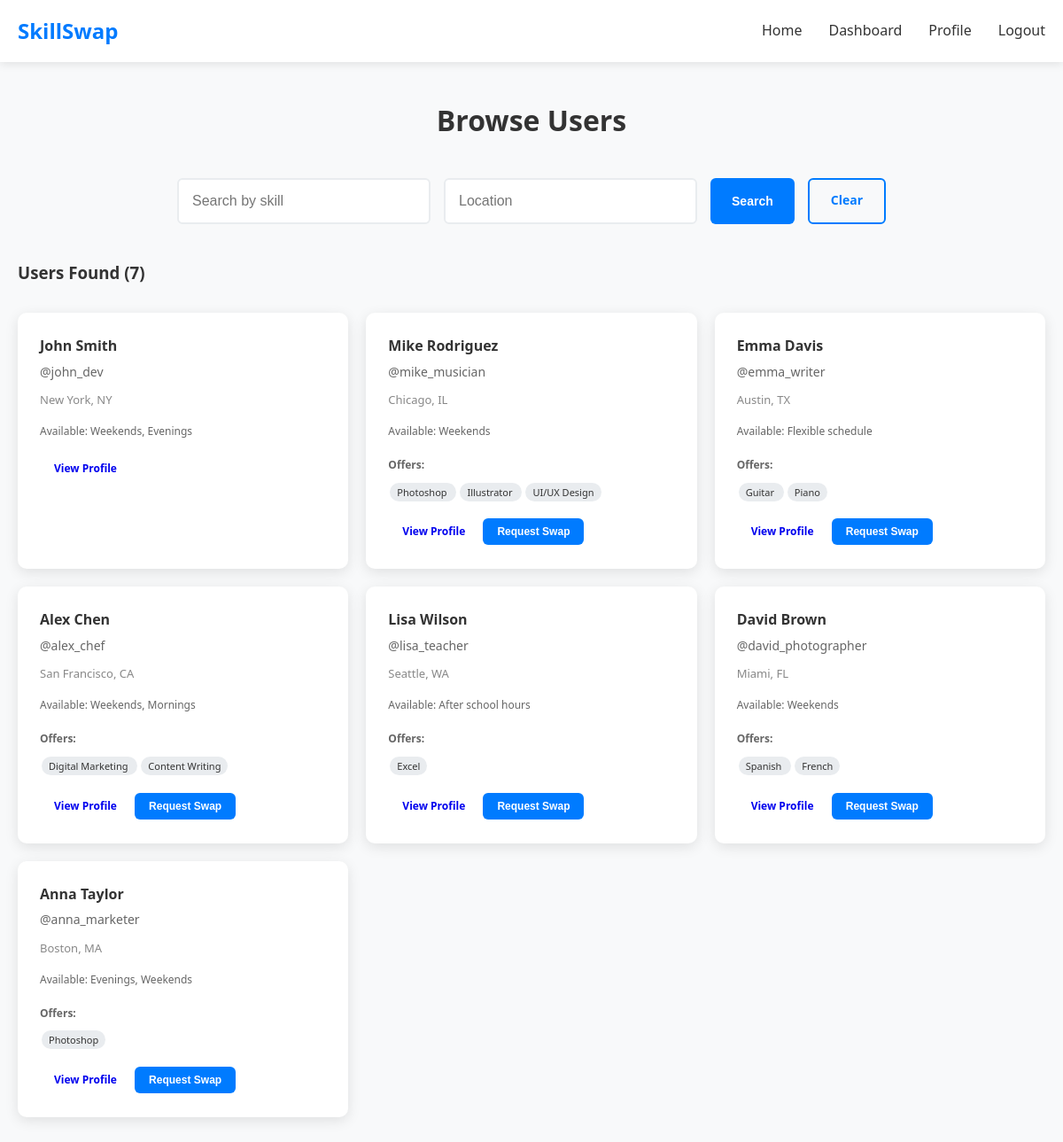
The app's page /browse.php (signed in) with its own data.
### tables this page shows
CREATE TABLE users (
    id INT AUTO_INCREMENT PRIMARY KEY,
    username VARCHAR(50) UNIQUE NOT NULL,
    email VARCHAR(100) UNIQUE NOT NULL,
    password_hash VARCHAR(255) NOT NULL,
    full_name VARCHAR(100) NOT NULL,
    location VARCHAR(100),
    profile_photo VARCHAR(255),
    availability VARCHAR(255),
    is_public BOOLEAN DEFAULT TRUE,
    is_admin BOOLEAN DEFAULT FALSE,
    created_at TIMESTAMP DEFAULT CURRENT_TIMESTAMP,
    updated_at TIMESTAMP DEFAULT CURRENT_TIMESTAMP ON UPDATE CURRENT_TIMESTAMP
);

CREATE TABLE user_skills_offered (
    id INT AUTO_INCREMENT PRIMARY KEY,
    user_id INT NOT NULL,
    skill_id INT NOT NULL,
    proficiency_level ENUM('Beginner', 'Intermediate', 'Advanced', 'Expert') DEFAULT 'Intermediate',
    description TEXT,
    FOREIGN KEY (user_id) REFERENCES users(id) ON DELETE CASCADE,
    FOREIGN KEY (skill_id) REFERENCES skills(id) ON DELETE CASCADE,
    UNIQUE KEY unique_user_skill_offered (user_id, skill_id)
);

CREATE TABLE skills (
    id INT AUTO_INCREMENT PRIMARY KEY,
    name VARCHAR(100) UNIQUE NOT NULL,
    category VARCHAR(50),
    created_at TIMESTAMP DEFAULT CURRENT_TIMESTAMP
);

### classes/User.php (called while the page is built, shortened)
<?php
class User {
    private $conn;
    public function __construct($db) {
        $this->conn = $db;
    }
    public function searchUsers($skill_name = null, $location = null) {
        $query = "SELECT DISTINCT u.* FROM users u
                  LEFT JOIN user_skills_offered uso ON u.id = uso.user_id
                  LEFT JOIN skills s ON uso.skill_id = s.id
                  WHERE u.is_public = 1";
        $params = [];
        $stmt = $this->conn->prepare($query);
        $stmt->execute();
        return $stmt->fetchAll(PDO::FETCH_ASSOC);
    }
}
?>

### config/session.php (called while the page is built, shortened)
<?php
function getCurrentUserId() {
    return $_SESSION['user_id'] ?? null;
}
?>

### classes/Skill.php (called while the page is built, shortened)
<?php
class Skill {
    private $conn;
    public function __construct($db) {
        $this->conn = $db;
    }
    public function getUserSkillsOffered($user_id) {
        $query = "SELECT s.*, uso.proficiency_level, uso.description
                  FROM skills s
                  JOIN user_skills_offered uso ON s.id = uso.skill_id
                  WHERE uso.user_id = :user_id";
        $stmt = $this->conn->prepare($query);
        $stmt->bindParam(':user_id', $user_id);
        $stmt->execute();
        return $stmt->fetchAll(PDO::FETCH_ASSOC);
    }
}
?>

### browse.php (the view, shortened to what this page needs)
<?php
require_once 'config/session.php';
require_once 'classes/User.php';
require_once 'classes/Skill.php';
$database = new Database();
$db = $database->getConnection();
$user = new User($db);
$skill = new Skill($db);
$search_results = [];
$search_skill = $_GET['skill'] ?? '';
$search_location = $_GET['location'] ?? '';
if ($search_skill || $search_location) {
    $search_results = $user->searchUsers($search_skill, $search_location);
    $search_results = array_filter($search_results, function($u) {
        return $u['id'] != getCurrentUserId();
    });
} else {
    $search_results = $user->searchUsers();
    $search_results = array_filter($search_results, function($u) {
        return $u['id'] != getCurrentUserId();
    });
}
$current_user_skills = $skill->getUserSkillsOffered(getCurrentUserId());
?>
<!DOCTYPE html>
<html lang="en">
<head>
    <link rel="stylesheet" href="assets/css/style.css">
</head>
<body>
    <nav class="navbar">
        <div class="nav-container">
            <div class="nav-logo">
                <h2><a href="index.php" style="text-decoration: none; color: inherit;">SkillSwap</a></h2>
            </div>
            <div class="nav-menu">
                <a href="index.php" class="nav-link">Home</a>
                <a href="dashboard.php" class="nav-link">Dashboard</a>
                <a href="profile.php" class="nav-link">Profile</a>
                <a href="logout.php" class="nav-link">Logout</a>
            </div>
        </div>
    </nav>
    <main class="main-content">
        <div class="container">
            <div style="padding: 40px 0;">
                <h1 style="text-align: center; margin-bottom: 40px;">Browse Users</h1>
                <form class="search-form" method="GET" style="margin-bottom: 40px;">
                    <div class="search-inputs">
                        <input type="text" name="skill" placeholder="Search by skill"
                               value="<?php echo htmlspecialchars($search_skill); ?>">
                        <input type="text" name="location" placeholder="Location"
                               value="<?php echo htmlspecialchars($search_location); ?>">
                        <button type="submit" class="btn btn-primary">Search</button>
                        <a href="browse.php" class="btn btn-secondary">Clear</a>
                    </div>
                </form>
                <?php if (!empty($search_results)): ?>
                    <div class="search-results">
                        <h3>Users Found (<?php echo count($search_results); ?>)</h3>
                        <div class="user-grid">
                            <?php foreach ($search_results as $result_user): ?>
                                <div class="user-card">
                                    <div class="user-info">
                                        <h4><?php echo htmlspecialchars($result_user['full_name']); ?></h4>
                                        <p class="username">@<?php echo htmlspecialchars($result_user['username']); ?></p>
                                        <?php if ($result_user['location']): ?>
                                            <p class="location"><?php echo htmlspecialchars($result_user['location']); ?></p>
                                        <?php endif; ?>
                                        <?php if ($result_user['availability']): ?>
                                            <p style="font-size: 12px; color: #666;">
                                                Available: <?php echo htmlspecialchars($result_user['availability']); ?>
                                            </p>
                                        <?php endif; ?>
                                    </div>
                                    <?php
                                    $user_skills_offered = $skill->getUserSkillsOffered($result_user['id']);
                                    ?>
                                    <?php if (!empty($user_skills_offered)): ?>
                                        <div style="margin: 15px 0;">
                                            <strong style="font-size: 12px; color: #666;">Offers:</strong>
                                            <div style="margin-top: 5px;">
                                                <?php foreach (array_slice($user_skills_offered, 0, 3) as $skill_item): ?>
                                                    <span class="skill-tag" style="font-size: 11px; padding: 3px 8px; margin: 2px;">
                                                        <?php echo htmlspecialchars($skill_item['name']); ?>
                                                    </span>
                                                <?php endforeach; ?>
                                            </div>
                                        </div>
                                    <?php endif; ?>
                                    <div style="margin-top: 15px;">
                                        <a href="user-profile.php?id=<?php echo $result_user['id']; ?>" class="btn btn-small">View Profile</a>
                                        <?php if (!empty($current_user_skills) && !empty($user_skills_offered)): ?>
                                            <button onclick="openSwapModal(<?php echo $result_user['id']; ?>, '<?php echo htmlspecialchars($result_user['full_name']); ?>')"
                                                    class="btn btn-small btn-primary">Request Swap</button>
                                        <?php endif; ?>
                                    </div>
                                </div>
                            <?php endforeach; ?>
                        </div>
                    </div>
                <?php else: ?>
                    <div class="no-results">
                        <p>No users found. Try adjusting your search criteria.</p>
                    </div>
                <?php endif; ?>
            </div>
        </div>
    </main>
</body>
</html>

### assets/css/style.css (style rules this page uses)
* { margin: 0; padding: 0; box-sizing: border-box; }
body { font-family: "Segoe UI", Tahoma, Geneva, Verdana, sans-serif; line-height: 1.6; color: #333; background-color: #f8f9fa; }
.container { max-width: 1200px; margin: 0 auto; padding: 0 20px; }
.navbar { background: #fff; box-shadow: 0 2px 10px rgba(0, 0, 0, 0.1); position: sticky; top: 0; z-index: 1000; }
.nav-container { max-width: 1200px; margin: 0 auto; padding: 0 20px; display: flex; justify-content: space-between; align-items: center; height: 70px; }
.nav-logo h2 { color: #007bff; font-weight: 700; }
.nav-menu { display: flex; gap: 30px; }
.nav-link { text-decoration: none; color: #333; font-weight: 500; transition: color 0.3s ease; }
.btn { display: inline-block; padding: 12px 24px; border: none; border-radius: 6px; text-decoration: none; font-weight: 600; text-align: center; cursor: pointer; transition: all 0.3s ease; font-size: 14px; }
.btn-primary { background: #007bff; color: white; }
.btn-secondary { background: transparent; color: #007bff; border: 2px solid #007bff; }
.btn-small { padding: 8px 16px; font-size: 12px; }
.main-content { min-height: calc(100vh - 140px); }
.search-form { max-width: 800px; margin: 0 auto; }
.search-inputs { display: flex; gap: 15px; margin-bottom: 40px; }
.search-inputs input { flex: 1; padding: 15px; border: 2px solid #e9ecef; border-radius: 6px; font-size: 16px; }
.search-results { margin-top: 40px; }
.search-results h3 { margin-bottom: 30px; color: #333; }
.user-grid { display: grid; grid-template-columns: repeat(auto-fill, minmax(300px, 1fr)); gap: 20px; }
.user-card { background: white; padding: 25px; border-radius: 10px; box-shadow: 0 4px 15px rgba(0, 0, 0, 0.1); transition: transform 0.3s ease; }
.user-info h4 { margin-bottom: 5px; color: #333; }
.username { color: #666; font-size: 14px; margin-bottom: 10px; }
.location { color: #888; font-size: 13px; margin-bottom: 15px; }
.skill-tag { background: #e9ecef; padding: 10px 20px; border-radius: 25px; transition: all 0.3s ease; }

### records on screen
users: full_name "John Smith", username "john_dev", location "New York, NY", availability "Weekends, Evenings"
users: full_name "Mike Rodriguez", username "mike_musician", location "Chicago, IL", availability "Weekends"
user_skills_offered: skill.name "Photoshop"
user_skills_offered: skill.name "Illustrator"
user_skills_offered: skill.name "UI/UX Design"
users: full_name "Emma Davis", username "emma_writer", location "Austin, TX", availability "Flexible schedule"
user_skills_offered: skill.name "Guitar"
user_skills_offered: skill.name "Piano"
users: full_name "Alex Chen", username "alex_chef", location "San Francisco, CA", availability "Weekends, Mornings"
user_skills_offered: skill.name "Digital Marketing"
user_skills_offered: skill.name "Content Writing"
users: full_name "Lisa Wilson", username "lisa_teacher", location "Seattle, WA", availability "After school hours"
user_skills_offered: skill.name "Excel"
users: full_name "David Brown", username "david_photographer", location "Miami, FL", availability "Weekends"
user_skills_offered: skill.name "Spanish"
user_skills_offered: skill.name "French"
users: full_name "Anna Taylor", username "anna_marketer", location "Boston, MA", availability "Evenings, Weekends"
user_skills_offered: skill.name "Photoshop"

### other values on screen
count($search_results) "7"
